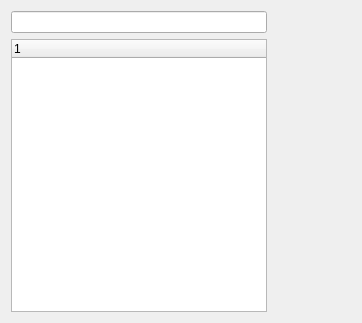
<?xml version="1.0" encoding="UTF-8"?>
<ui version="4.0">
 <class>stdcomqt5treeewidget</class>
 <widget class="QWidget" name="stdcomqt5treeewidget">
  <property name="geometry">
   <rect>
    <x>0</x>
    <y>0</y>
    <width>362</width>
    <height>323</height>
   </rect>
  </property>
  <property name="windowTitle">
   <string>Selection</string>
  </property>
  <layout class="QVBoxLayout" name="verticalLayout_2">
   <item>
    <layout class="QHBoxLayout" name="horizontalLayout">
     <item>
      <layout class="QVBoxLayout" name="verticalLayout">
       <item>
        <widget class="QLineEdit" name="lineEditLabel">
         <property name="readOnly">
          <bool>true</bool>
         </property>
        </widget>
       </item>
       <item>
        <widget class="QTreeWidget" name="TreeWidget">
         <column>
          <property name="text">
           <string notr="true">1</string>
          </property>
         </column>
        </widget>
       </item>
      </layout>
     </item>
     <item>
      <spacer name="horizontalSpacer">
       <property name="orientation">
        <enum>Qt::Horizontal</enum>
       </property>
       <property name="sizeHint" stdset="0">
        <size>
         <width>40</width>
         <height>20</height>
        </size>
       </property>
      </spacer>
     </item>
    </layout>
   </item>
  </layout>
 </widget>
 <resources/>
 <connections/>
</ui>
